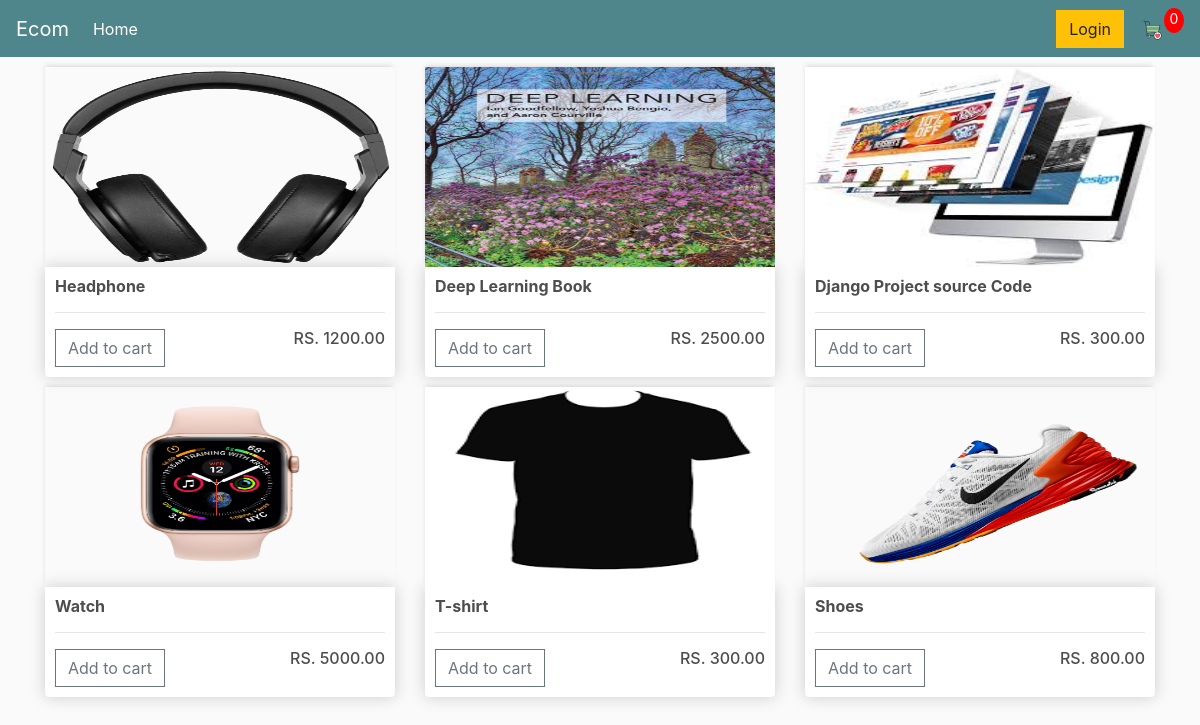
The page / on the database its author committed.
### store/models.py (models this page shows, shortened)
class Product(models.Model):
    name = models.CharField(max_length=100, null=True)
    price = models.DecimalField(max_digits=7, decimal_places=2)
    digital = models.BooleanField(default=False, null=True, blank=False)
    image = models.ImageField(upload_to='images', null=True, blank=True)
    @property
    def imageURL(self):
        try:
            url = self.image.url
        except:
            url = ''
        return url

### store/views.py (the view)
# urls.py: path('', include('store.urls')),
def store(request):
    data = cart_data(request)
    cart_items = data['cart_items']
    products = Product.objects.all()
    context = {'products': products, 'cart_items': cart_items}
    return render(request, 'store.html', context)

### store/utils.py (called while the page is built, shortened)
def cookie_cart(request):
    try:
        cart = json.loads(request.COOKIES['cart'])
    except:
        cart = {}
    print(cart)
    items = []
    order = {'get_cart_total': 0, 'get_cart_items': 0, 'shipping': False}
    cart_items = order['get_cart_items']
    return {'cart_items': cart_items, 'order': order, 'items': items}

def cart_data(request):
    if request.user.is_authenticated:
        customer = request.user.customer
        order, created = Order.objects.get_or_create(customer=customer, complete=False)
        items = order.orderitem_set.all()
        cart_items = order.get_cart_items
    else:
        cookie_data = cookie_cart(request)
        cart_items = cookie_data['cart_items']
        order = cookie_data['order']
        items = cookie_data['items']
    return {'cart_items': cart_items, 'order': order, 'items': items}

### templates/store.html
{% extends 'main.html' %}
{% load static %}
{% block content %}
<div class="row">
    {% for product in products %}
    <div class="col-lg-4">
        <img class="thumbnail" src="{{ product.imageURL }}" />
        <div class="box-element product">
            <h6><strong>{{product.name}}</strong></h6>
            <hr>
            <button data-product="{{ product.id }}" data-action="add" class="btn btn-outline-secondary add-btn update-cart">Add to cart</button>
            <h6 style="display:inline-block;float:right">RS. {{product.price| floatformat:2}}</h6>
        </div>
    </div>
    {% endfor %}
</div>
{% endblock %}

### templates/main.html (shortened to what this page needs)
<!Doctype html>
{% load static %}
<html>
<head>
    <link rel="stylesheet" href="https://stackpath.bootstrapcdn.com/bootstrap/4.4.1/css/bootstrap.min.css"
>
    <link rel="stylesheet" type="text/css" href="{% static 'css/main.css' %}">
    <link href="https://stackpath.bootstrapcdn.com/font-awesome/4.7.0/css/font-awesome.min.css" rel="stylesheet"
>
</head>
<body>
<nav class="navbar navbar-expand-lg navbar-dark bg-dark">
    <a class="navbar-brand" href="{% url 'store' %}">Ecom</a>
    <div class="collapse navbar-collapse" id="navbarSupportedContent">
        <ul class="navbar-nav mr-auto">
            <li class="nav-item active">
                <a class="nav-link" href="#">Home <span class="sr-only">(current)</span></a>
            </li>
        </ul>
        <div class="form-inline my-2 my-lg-0">
            {% if user.is_authenticated %}
            <a href="#" class="btn btn-warning">{{ user.get_username }}</a>
            {% else %}
            <a href="#" class="btn btn-warning">Login</a>
            {% endif %}
            <a href="{% url 'cart' %}">
                <img id="cart-icon" src="{% static 'images/cart.png' %}"/>
            </a>
            <p id="cart-total">{{cart_items}}</p>
        </div>
    </div>
</nav>
<div class="container">
    {% block content %}
    {% endblock %}
</div>
</body>
</html>

### static/css/main.css (style rules this page uses)
body { background-color: hsl(0, 0%, 98%); }
h1,h2,h3,h4,h5,h6 { color:hsl(0, 0%, 30%); }
.box-element { box-shadow:hsl(0, 0%, 80%) 0 0 16px; background-color: #fff; border-radius: 4px; padding: 10px; }
.thumbnail { width: 100%; height: 200px; -webkit-box-shadow: -1px -3px 5px -2px rgba(214,214,214,1); -moz-box-shadow: -1px -3px 5px -2px rgba(214,214,214,1); box-shadow: -1px -3px 5px -2px rgba(214,214,214,1); }
.product { border-radius: 0 0 4px 4px; }
.bg-dark { background-color: #4f868c!important; }
#cart-icon { width:25px; display: inline-block; margin-left: 15px; }
#cart-total { display: block; text-align: center; color:#fff; background-color: red; width: 20px; height: 25px; border-radius: 50%; font-size: 14px; }
.col-lg-4, .col-lg-6, .col-lg-8, .col-lg-12 { margin-top: 10px; }
.btn { border-radius: 0; }

### rows shown on the page
Product: imageURL (picture), name "Headphone", price "1200.00"
Product: imageURL (picture), name "Deep Learning Book", price "2500.00"
Product: imageURL (picture), name "Django Project source Code", price "300.00"
Product: imageURL (picture), name "Watch", price "5000.00"
Product: imageURL (picture), name "T-shirt", price "300.00"
Product: imageURL (picture), name "Shoes", price "800.00"

### other values the page prints
{{ cart_items }} "0"
